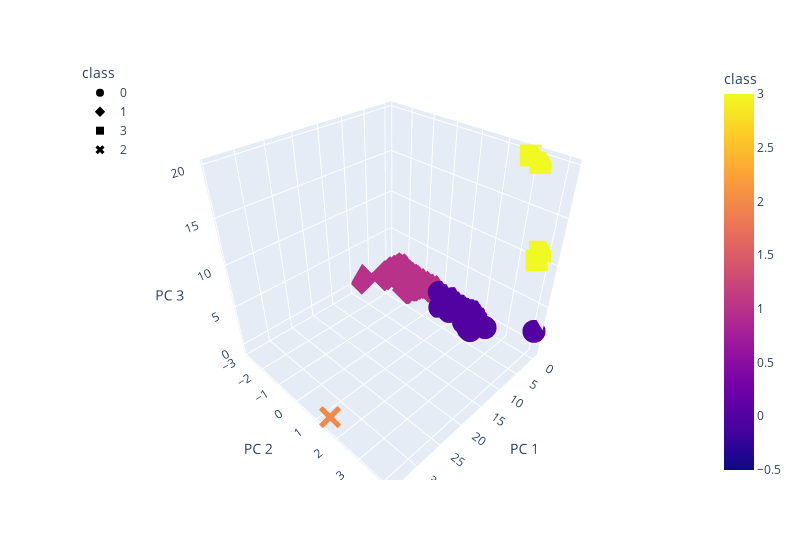

Notebook cell for this chart:
### Code cell
# Creating a 3D-Scatter with the PCA data and the clusters
fig = px.scatter_3d(
    clustered_df,
    x = "PC 1",
    y = "PC 2",
    z = "PC 3",
    color = "class",
    symbol = "class",
    hover_name = "CoinName",
    hover_data = ["Algorithm"],
    width = 800
)
fig.update_layout(legend = dict(x=0, y=1))
fig.show()

### Figure 1 — Plotly figure (JSON) as saved in the notebook; plotly's stock layout.template omitted (floating-point values rounded to 4 significant figures; data arrays with more than 128 entries replaced by an {"elided": "..."} marker saying what was removed)
{"data": [{"customdata": {"elided": "288x1 str values"}, "hovertemplate": "<b>%{hovertext}</b><br><br>class=%{marker.color}<br>PC 1=%{x}<br>PC 2=%{y}<br>PC 3=%{z}<br>Algorithm=%{customdata[0]}<extra></extra>", "hovertext": {"elided": "288 str values"}, "legendgroup": "0", "marker": {"color": {"elided": "288 int values"}, "coloraxis": "coloraxis", "symbol": "circle"}, "mode": "markers", "name": "0", "scene": "scene", "showlegend": true, "type": "scatter3d", "x": {"elided": "288 float values"}, "y": {"elided": "288 float values"}, "z": {"elided": "288 float values"}}, {"customdata": {"elided": "239x1 str values"}, "hovertemplate": "<b>%{hovertext}</b><br><br>class=%{marker.color}<br>PC 1=%{x}<br>PC 2=%{y}<br>PC 3=%{z}<br>Algorithm=%{customdata[0]}<extra></extra>", "hovertext": {"elided": "239 str values"}, "legendgroup": "1", "marker": {"color": {"elided": "239 int values"}, "coloraxis": "coloraxis", "symbol": "diamond"}, "mode": "markers", "name": "1", "scene": "scene", "showlegend": true, "type": "scatter3d", "x": {"elided": "239 float values"}, "y": {"elided": "239 float values"}, "z": {"elided": "239 float values"}}, {"customdata": [["Proof-of-BibleHash"], ["Proof-of-Authority"], ["ECC 256K1"], ["Leased POS"]], "hovertemplate": "<b>%{hovertext}</b><br><br>class=%{marker.color}<br>PC 1=%{x}<br>PC 2=%{y}<br>PC 3=%{z}<br>Algorithm=%{customdata[0]}<extra></extra>", "hovertext": ["BiblePay", "Poa Network", "Acute Angle Cloud", "Waves"], "legendgroup": "3", "marker": {"color": [3, 3, 3, 3], "coloraxis": "coloraxis", "symbol": "square"}, "mode": "markers", "name": "3", "scene": "scene", "showlegend": true, "type": "scatter3d", "x": [-0.2603, -0.3979, -0.2986, -0.4644], "y": [3.777, 3.238, 2.905, 3.707], "z": [11.18, 19.4, 19.8, 10.02]}, {"customdata": [["TRC10"]], "hovertemplate": "<b>%{hovertext}</b><br><br>class=%{marker.color}<br>PC 1=%{x}<br>PC 2=%{y}<br>PC 3=%{z}<br>Algorithm=%{customdata[0]}<extra></extra>", "hovertext": ["BitTorrent"], "legendgroup": "2", "marker": {"color": [2], "coloraxis": "coloraxis", "symbol": "x"}, "mode": "markers", "name": "2", "scene": "scene", "showlegend": true, "type": "scatter3d", "x": [34.09], "y": [1.493], "z": [-0.283]}], "layout": {"coloraxis": {"colorbar": {"title": {"text": "class"}}, "colorscale": [[0, "#0d0887"], [0.1111, "#46039f"], [0.2222, "#7201a8"], [0.3333, "#9c179e"], [0.4444, "#bd3786"], [0.5556, "#d8576b"], [0.6667, "#ed7953"], [0.7778, "#fb9f3a"], [0.8889, "#fdca26"], [1, "#f0f921"]]}, "legend": {"title": {"text": "class"}, "tracegroupgap": 0, "x": 0, "y": 1}, "margin": {"t": 60}, "scene": {"domain": {"x": [0, 1], "y": [0, 1]}, "xaxis": {"title": {"text": "PC 1"}}, "yaxis": {"title": {"text": "PC 2"}}, "zaxis": {"title": {"text": "PC 3"}}}, "width": 800}}
